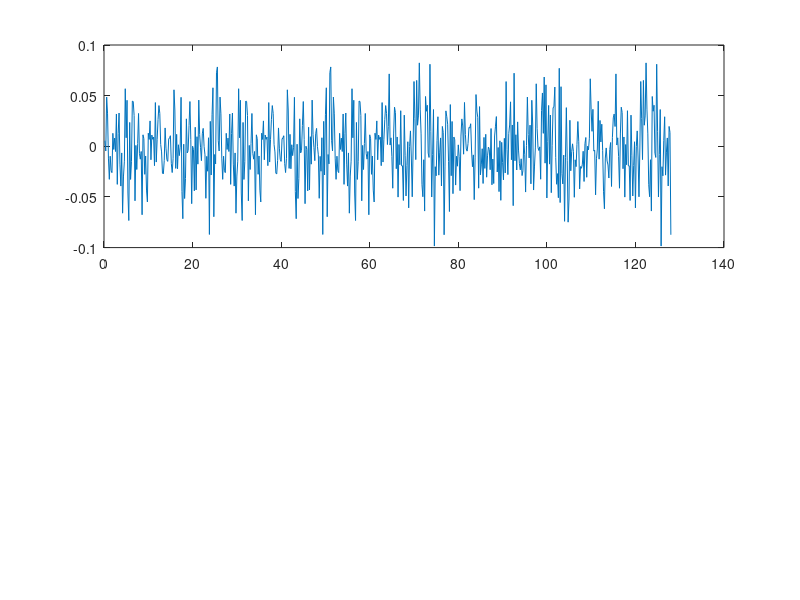

This figure's MATLAB source: (Note: this script raises an error after producing the figure.)
%% README
% Added a parameter 'plateau_metric' to help find 'i'. (Line 59)
% Basically, 'metric' = 1 at the plateau. 'plateau_metric' the threshold in
% which we take the index of the first sample the exceed said threshold. Said
% index is then used to define as the estimated time offset.

% If you take a look at Figure 5, you'll note that corrected signal =
% transmitted signal for the quadrature component. I just put in a circular
% shift -prefix_len long to highlight the indexing error. Can I bandaid fix
% and just circshift the results when they are defined? Yes but technical
% debt, so I leave it to be solved by parties more invested than I.

%% Functions
clear; clc; close all;

function val = P(d, L, rx_sig)
    val = 0;
    for i = 1:L
        val = val + conj(rx_sig(i + d-1)) * rx_sig(i + d + L-1);
    end
end

function val = R(d, L, rx_sig)
    sum1 = 0;
    sum2 = 0; 
    for i = 1:L
        sum1 = sum1 + abs(rx_sig(i+d))^2;
        sum2 = sum2 + abs(rx_sig(i+d+L))^2;
        %val = val + abs(rx_sig(i + d + L-1))^2;
    end
    val = sqrt(sum1) * sqrt(sum2);
end

function val = M(d, L, rx_sig)
    if (R(d, L, rx_sig))^2 == 0
        val = 0;
    else
        val = abs(P(d, L, rx_sig))^2/(R(d, L, rx_sig))^2;
    end
end

function val = B(g, x1, x2, v, N)
    sum1 = 0;
    sum2 = 0;

    x1_shift = circshift(x1, -2*g);
    x2_shift = circshift(x2, -2*g);
    for i = 1:2:2*N
        sum1 = sum1 + conj(v(i)) .* conj(x1_shift(i)) .* x2_shift(i);
        sum2 = sum2 + abs(x2(i))^2;
    end
    numer = abs(sum1)^2;
    denom = 2 * sum2^2;

    val = numer/denom;
    % val = numer;
    % val = sum(abs(angle(v .* circshift(x1,g) .* circshift(conj(x2),g))));
    
end

dbug = input('Debugging mode? [y/n]: ', 's');

%% Parameters
plateau_metric = 0.99; % Varies between 0.8 anf 0.99. Use lower values with less SNR

Fs = input("Enter sampling rate: ");

% plutoRx = sdrrx('Pluto', 'OutputDataType', 'double',  RadioID='usb:0');
% plutoRx.CenterFrequency = 7e7;
% plutoRx.BasebandSampleRate = Fs;
% plutoRx.ShowAdvancedProperties = true;
% plutoRx.FrequencyCorrection = 0;
% 
% plutoTx = sdrtx('Pluto', RadioID='usb:0');
% plutoTx.CenterFrequency = 7e7;
% plutoTx.Gain = 0;
% plutoTx.BasebandSampleRate = Fs;
% plutoTx.ShowAdvancedProperties = true;
% plutoTx.FrequencyCorrection = 0;

T = 256;
N = T/2;
prefix_len = 64; 

qpsk_bits1 = randi([0,3], N, 1);
even_coeffs = pskmod(qpsk_bits1, 4, pi/4);

coeffs = upsample(even_coeffs,2);

sym1 = ifft(coeffs);

qpsk_bits2 = randi([0,3], T, 1);
sym2_coeffs = pskmod(qpsk_bits2, 4, pi/4)/sqrt(2);

sym2 = ifft(sym2_coeffs);

% data2 = randi([0,3], T, 1);
% sym3_coeffs = pskmod(data, 4, pi/4);
% sym3 = ifft(sym3_coeffs);

v_coeff = sym2_coeffs(1:2*N) .* conj(coeffs);


% add cyclic prefixing 
sym1_e = [sym1(end-prefix_len+1:end); sym1];
sym2_e = [sym2(end-prefix_len+1:end); sym2];
% sym3_e = [sym3(end-prefix_len+1:end); sym3];

tx = [sym1_e; sym2_e];

waveform = [ zeros(10*N, 1); tx; zeros(10*N, 1)];

% transmitRepeat(plutoTx, waveform);

% [rxData, timestamp] = capture(plutoRx,0.01,'Seconds');
% release(plutoRx)

time = (1:length(tx))/Fs;
df = input("Simulated delta frequency: ");

p = input("Simulated phase: ");
snr = input("Signal-to-noise ratio (SNR) in dB: ");
rxData = awgn(waveform .* [ zeros(10*N, 1); exp(j*(2*pi*time*df + p)).'; zeros(10*N, 1)], snr, 'measured');

fprintf('Transmitting and receiving...\n');
fprintf('Reception complete.\n');

metric = zeros(length(rxData),1);
for i = 1:length(rxData)-2*N
    metric(i) = M(i, N, rxData);
end

metric = min(metric, 1.01);
i = find(metric > plateau_metric*max(metric), 1, 'first');
disp(i);

if dbug == 'y'
    i = 10*N+1+prefix_len;
end

fprintf('Symbol start time: %d (ms), %d index\n',1000 * i/Fs, i);

% P(i, N, rxData)
% phi = angle(P(i, N, rxData));
t = (1:length(tx)).' /Fs; % Time vector for the received data

rx_sym1 = rxData(i:i+2*N-1);
rx_sym2 = rxData(i+2*N+prefix_len:i+4*N-1+prefix_len);
delta_f = mean(angle(rx_sym1(N+1:end)./rx_sym1(1:N)))/(2*pi*N)*Fs;

fprintf("Fractional CFO (Hz): %.3f\n", delta_f)

a_sym1 = rx_sym1 .* exp(-j * 2 * pi * delta_f * t(1:2*N));

a_sym2 = rx_sym2 .* exp(-j * 2 * pi * delta_f * t(2*N+prefix_len+1:4*N+prefix_len));

sym1_fft = fft(a_sym1);
sym2_fft = fft(a_sym2);

if dbug == 'y'
    % fprintf("sym1 orig FFT vs rx FFT\n");
    % disp([fft(sym1) sym1_fft])
    % fprintf("sym2 orig FFT vs rx FFT\n");
    % disp([fft(sym2) sym2_fft])

    % fprintf("v_coeffs vs sym2_fft*conj(sym1_fft)\n");
    % disp([v_coeff, sym2_fft .* conj(sym1_fft)]);
end

b_metric = zeros(N,1);

for n = 0:N-1
    b_metric(n+1) = B(n,sym1_fft, sym2_fft, v_coeff, N);
end

[m, g] = max(b_metric);

fprintf("g value: %d, integer part: %d\n", g, (g-1) * Fs/N);
fprintf("Total calculated delta_f: %d\n", delta_f + (g-1)*Fs/N);
fprintf("Percentage Error of frequency calculation: %d\n", (df - delta_f + (g-1)*Fs/N)/df);

corrected_sym1 = a_sym1 .* exp(-j * 2 * pi * (g-1) * Fs/N * (t(1:2*N)));

corrected_sym2 = a_sym2 .* exp(-j * 2 * pi * (g-1) * Fs/N * (t(2*N+prefix_len+1:4*N+prefix_len)));

rx_sym1_fft = fft(corrected_sym1);
rx_sym2_fft = fft(corrected_sym2);

rx_sym1_data = pskdemod(rx_sym1_fft, 4, pi/4);
rx_sym2_data = pskdemod(rx_sym2_fft, 4, pi/4);

sym1_errors = 0;
sym2_errors = 0;

orig_bits1 = upsample(qpsk_bits1,2);
for n = 1:T
    if (qpsk_bits2(n) ~= rx_sym2_data(n))
        sym2_errors = sym2_errors + 1;
    end
end


figure(1);
subplot(2,1,1);
plot((1:4*N+2*prefix_len)/Fs, real(tx));
xline((prefix_len)/Fs, 'r');
xline((N+prefix_len)/Fs, 'r');
xline((2*N+prefix_len)/Fs, 'r');
title("Transmitted Signal - In-Phase");

subplot(2,1,2);
plot((1:4*N+2*prefix_len)/Fs, imag(tx));
xline((prefix_len)/Fs, 'r');
xline((N+prefix_len)/Fs, 'r');
xline((2*N+prefix_len)/Fs, 'r');
xlabel('Time');
title("Transmitted Signal - Quadrature");

[acor, lag] = xcorr(rxData, 'normalized');
acor_abs = abs(acor);

figure(2);
plot(acor_abs);
xlabel('Array Length (n)')
ylabel('Correlation')
title('Symbol Recovery Results')

figure(3);
% plot((1:length(rxData))/Fs,metric, '.');
plot(metric, '.');
ylabel('Timing Metric M(d)');
xlabel('Time');
% xline(i/Fs);
xline(i)
ylim([0 1.5])
title('Timing Metric');

figure(4);
subplot(2,1,1);
plot((1:length(rxData))/Fs, real(rxData));
title('Symbol Recovery Results - In-Phase');
xline(i/Fs, 'r');
subplot(2,1,2);
plot((1:length(rxData))/Fs, imag(rxData));
title('Symbol Recovery Results - Quadrature');
xline(i/Fs,'r');
xlabel('Time');


figure(5);
subplot(2,1,1);
title('Tx, Rx, and Corrected Signal - In-Phase');
hold on;
plot((1:4*N)/Fs, real([sym1; sym2]), 'r');
plot((1:4*N)/Fs, real([rx_sym1; rx_sym2]), 'g')
plot((1:4*N)/Fs, real([corrected_sym1; corrected_sym2]), 'b--', MarkerSize=5);
ylim([-0.5 0.5]);
xlabel('Time');
legend('Transmitted Signal', 'Recieved Signal', 'Corrected Signal', Location='best');

subplot(2,1,2);
title('Tx, Rx, and Corrected Signal - Quadrature');
hold on;
plot((1:4*N)/Fs, imag([sym1; sym2]), 'r');
plot((1:4*N)/Fs, imag([rx_sym1; rx_sym2]), 'g')
plot((1:4*N)/Fs, circshift(imag([corrected_sym1; corrected_sym2]), -prefix_len), 'b--', MarkerSize=5);
ylim([-0.5 0.5]);
xlabel('Time');
legend('Transmitted Signal', 'Recieved Signal', 'Corrected Signal', Location= 'best');
